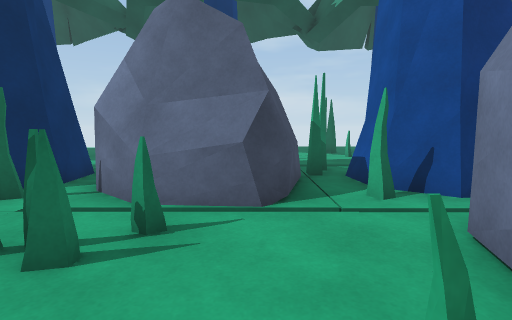
[1] (above)

24 first-person views from a walk through a Unity game level. The camera is 1.2 m above the floor, tilts 6° down and sees 80° across. The floor is counted in squares, 1 m on a side. Each view is taken from the middle of a square. On the plan, view 1 faces up. The plan holds only what a view shows up to about 13 squares ahead; the rest is blank. The place goes on beyond the plan. The player is left out. Some animated figures are left out. Surface patterns are stand-ins for the level's own textures.

[2]
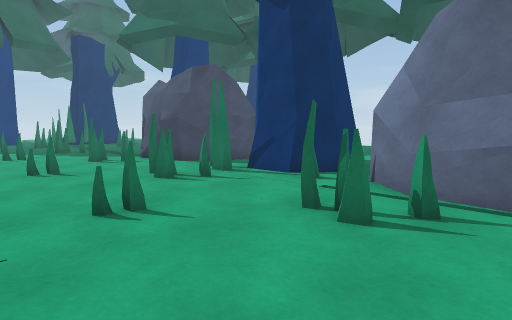

[3]
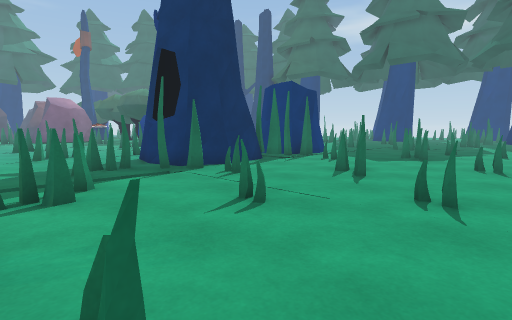

[4]
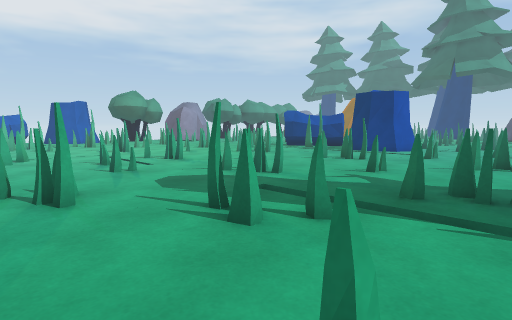

[5]
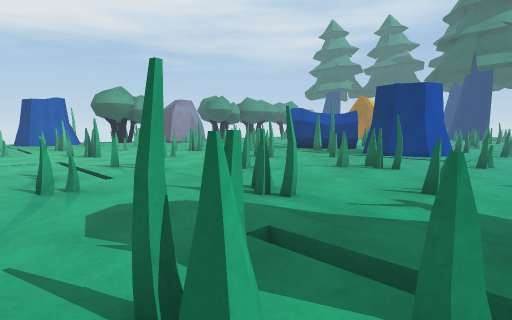

[6]
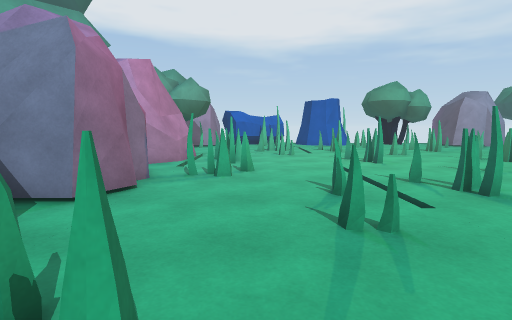

[7]
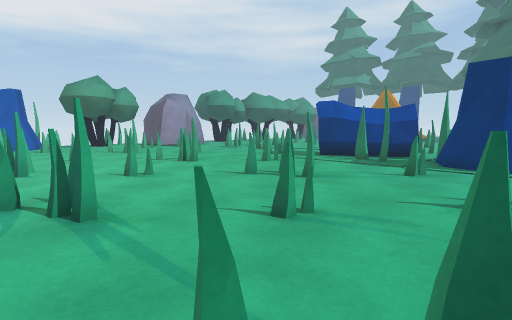

[8]
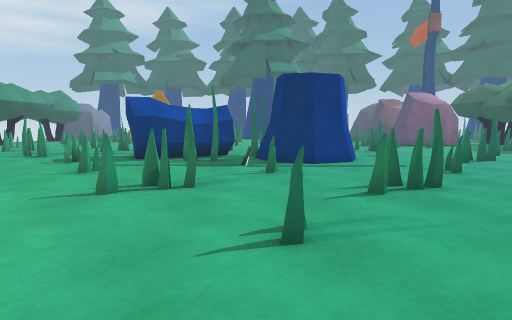

[9]
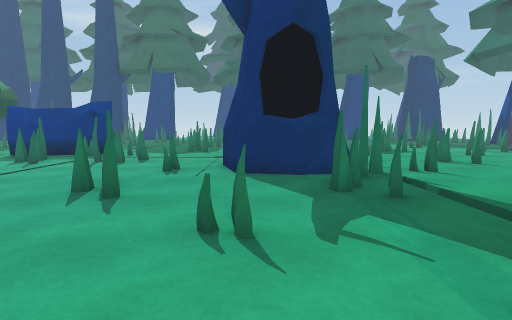

[10]
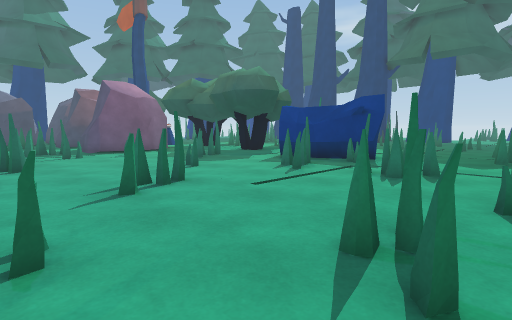

[11]
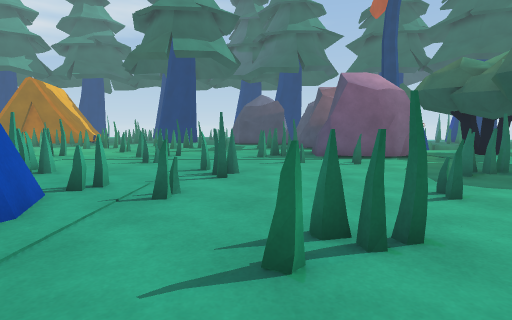

[12]
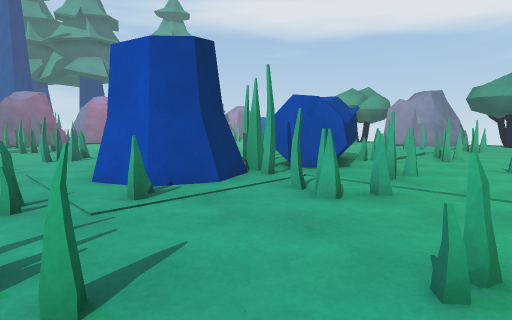

[13]
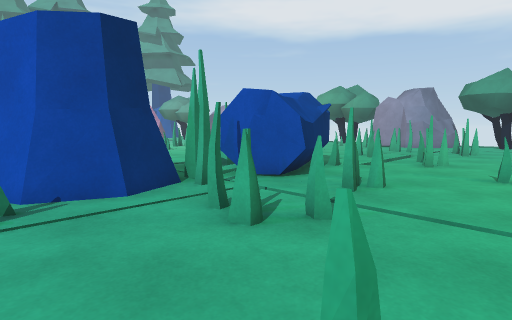

[14]
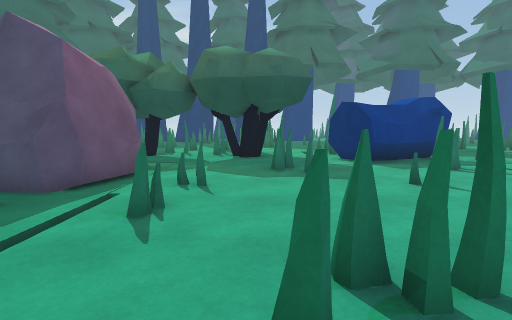

[15]
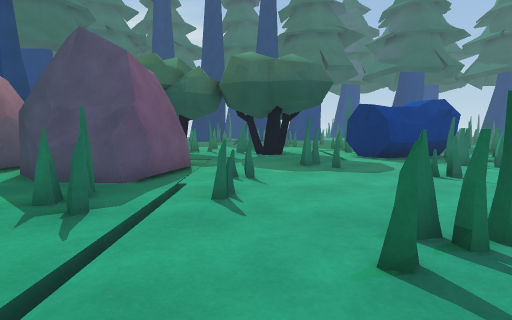

[16]
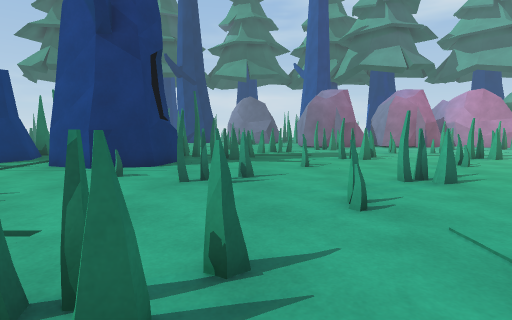

[17]
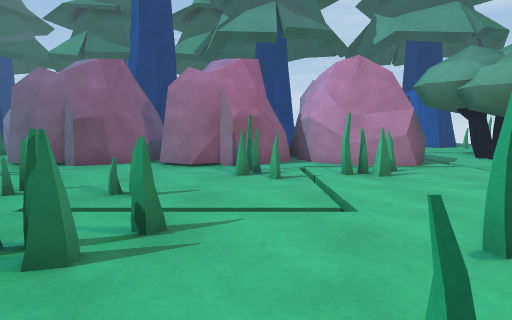

[18]
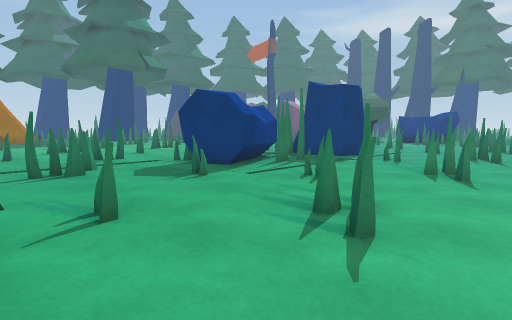

[19]
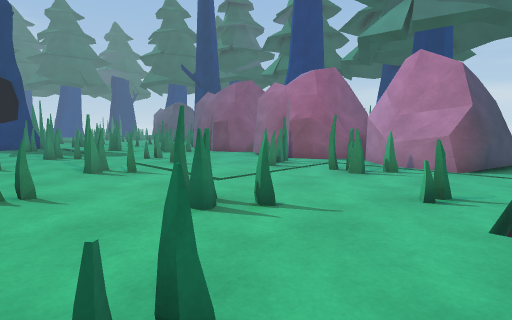

[20]
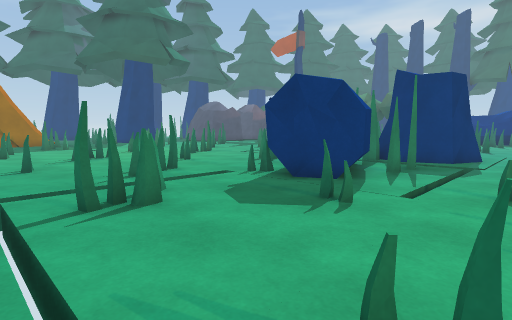

[21]
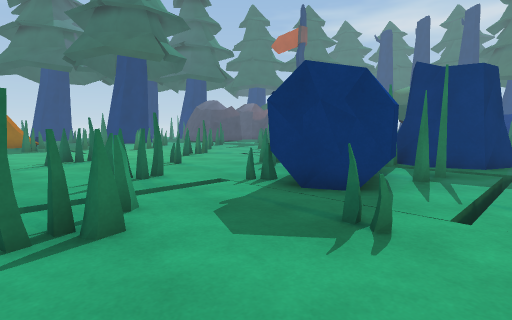

[22]
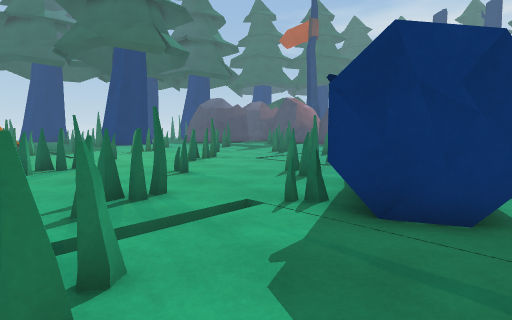

[23]
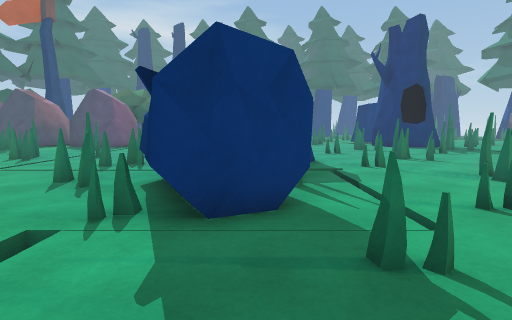

[24]
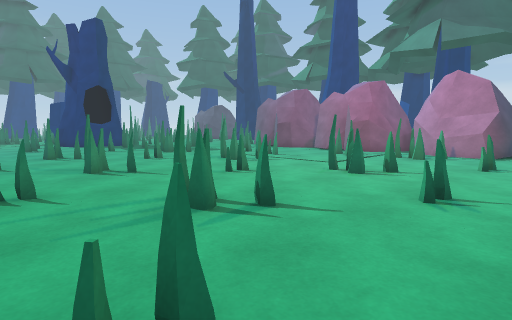

### Floor plan
Key: @ floor where view 1 was taken; # wall or solid block; x gap in a wall; . floor; = window, fence, low wall or low ledge; v drop or lower ground; O other object.
Columns run from 10 left of view 1 to 17 right of it. Each row starts with its distance up from view 1.
  8 OO   ##    O##
  7 OO   ##   OO=#
  6 OO####=OOOOO.##
  5 O.#.....OOOO..#
  4 ........##....O
  3 ...#=...#...OO OO    OO
  2 ............O  OO OOOOOO OO
  1 .=....=....= OOOOOOOOOOOOOO
  0 ..........@.OOOO.OOOO  OOOO
 -1 .......................##..
 -2 ...#=..=.....#=.....##.#...
 -3 .....................#.....
 -4 .=....=...#.....=.........=
 -5 ..................=........
 -6 OO########=.......x.........
 -7 O #######....#=...#....#=...
 -8 O ## ##.....................
 -9 O  ####....=....=....=....=.
-10  O.###......................
-11  ....==.....................
-12 ........#=...#=...#=...#=...
-13 ............................
-14 .=x#.......=....=....=....=.
-15 ............................
-16 OO.##.......  O  vvvvv......
-17 OO.#....#=.. OOO OOOO.=.....
-18 OO..........OO OO.OOOO.....
-19  O....=....=.OOOOOOOOO...#.
-20   ..........O   O.OOOO..##.
-21   .....................##..
-22   .#=.....#....##.#=...#...#
-23   ........=.....#...........
-24   ....=..............=....=
-25   ......=....=.............
-26   ..OO..x....x.............
-27   OOOOO##...##...##=..##=..

Where each view was taken, in squares from view 1:
view 1: 0 up, 0 right, facing up
view 2: 1 down, 0 right, facing up-left
view 3: 2 up, 1 right, facing down-left
view 4: 1 down, 3 left, facing down-right
view 5: 3 down, 1 left, facing down-right
view 6: 3 down, 2 right, facing right
view 7: 6 down, 3 right, facing down-right
view 8: 6 down, 6 right, facing down
view 9: 9 down, 4 right, facing left
view 10: 11 down, 1 right, facing down-left
view 11: 14 down, 1 left, facing down
view 12: 25 down, 0 right, facing up-right
view 13: 25 down, 2 right, facing up-right
view 14: 23 down, 2 right, facing left
view 15: 24 down, 3 right, facing left
view 16: 19 down, 1 left, facing up
view 17: 10 down, 10 right, facing up
view 18: 10 down, 17 right, facing down-left
view 19: 10 down, 17 right, facing up-left
view 20: 14 down, 17 right, facing down-left
view 21: 15 down, 16 right, facing down-left
view 22: 17 down, 15 right, facing down-left
view 23: 18 down, 15 right, facing left
view 24: 15 down, 17 right, facing up-left
